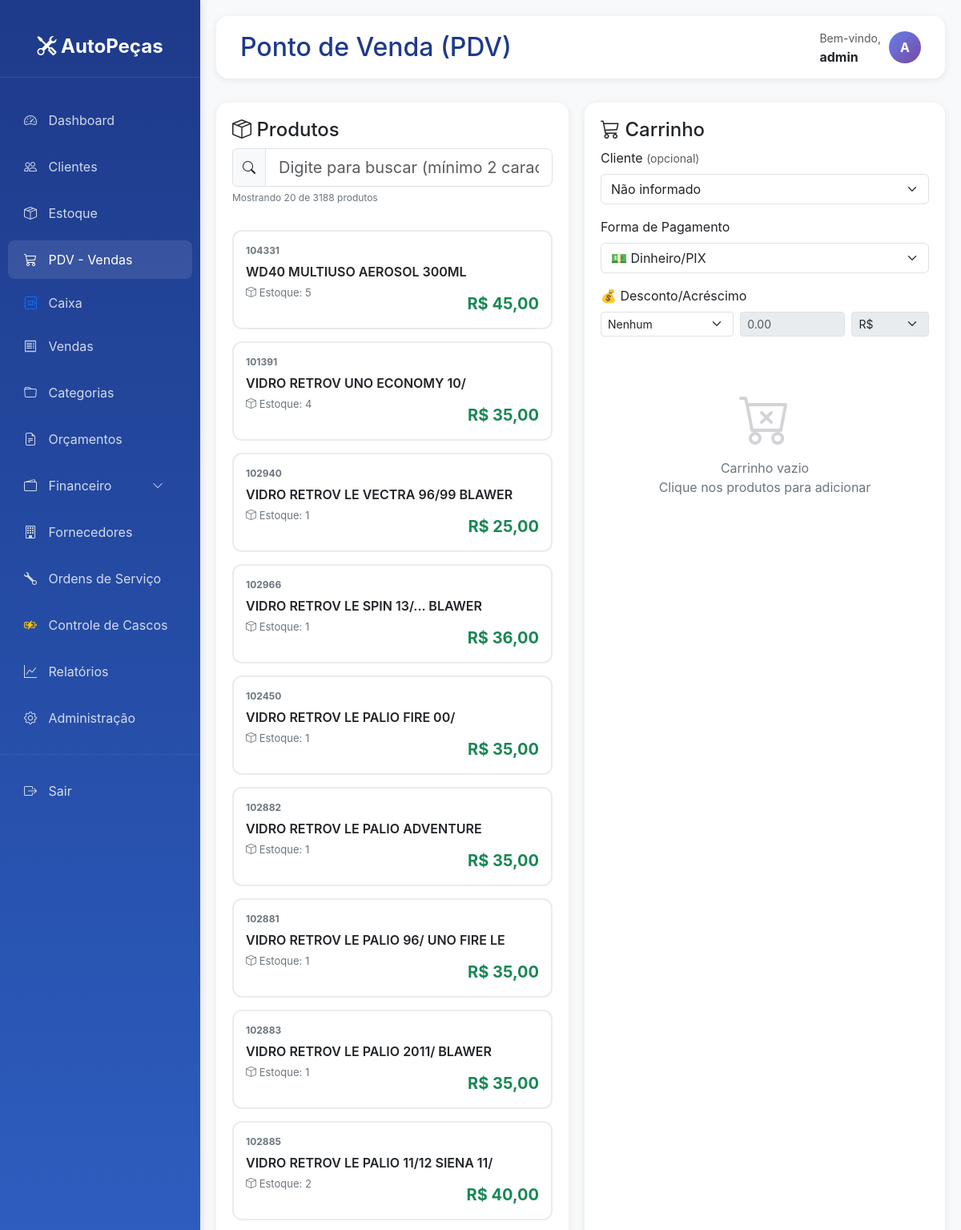
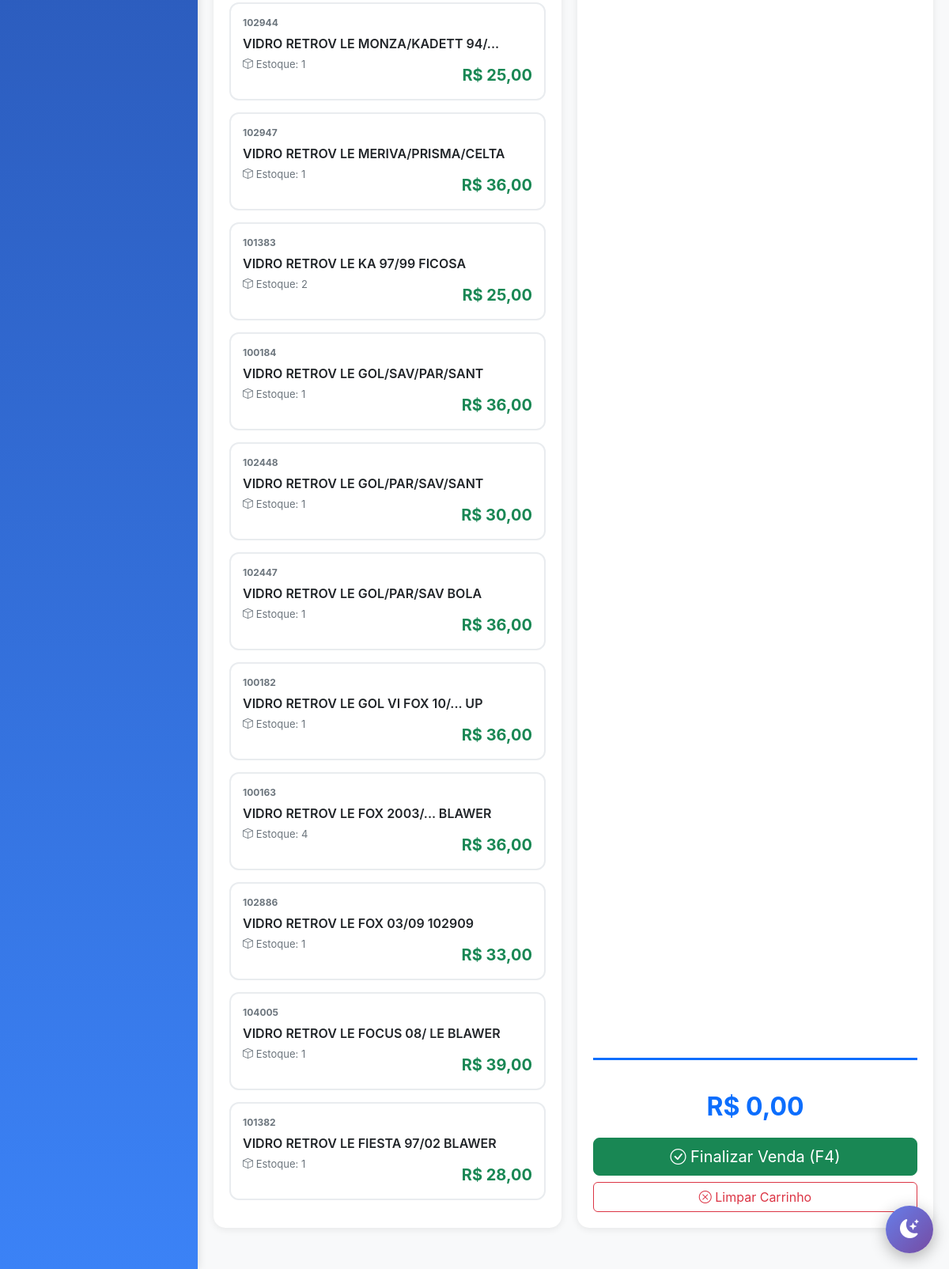
The app's page /pdv/ (signed in), older data (2 pictures, top to bottom).
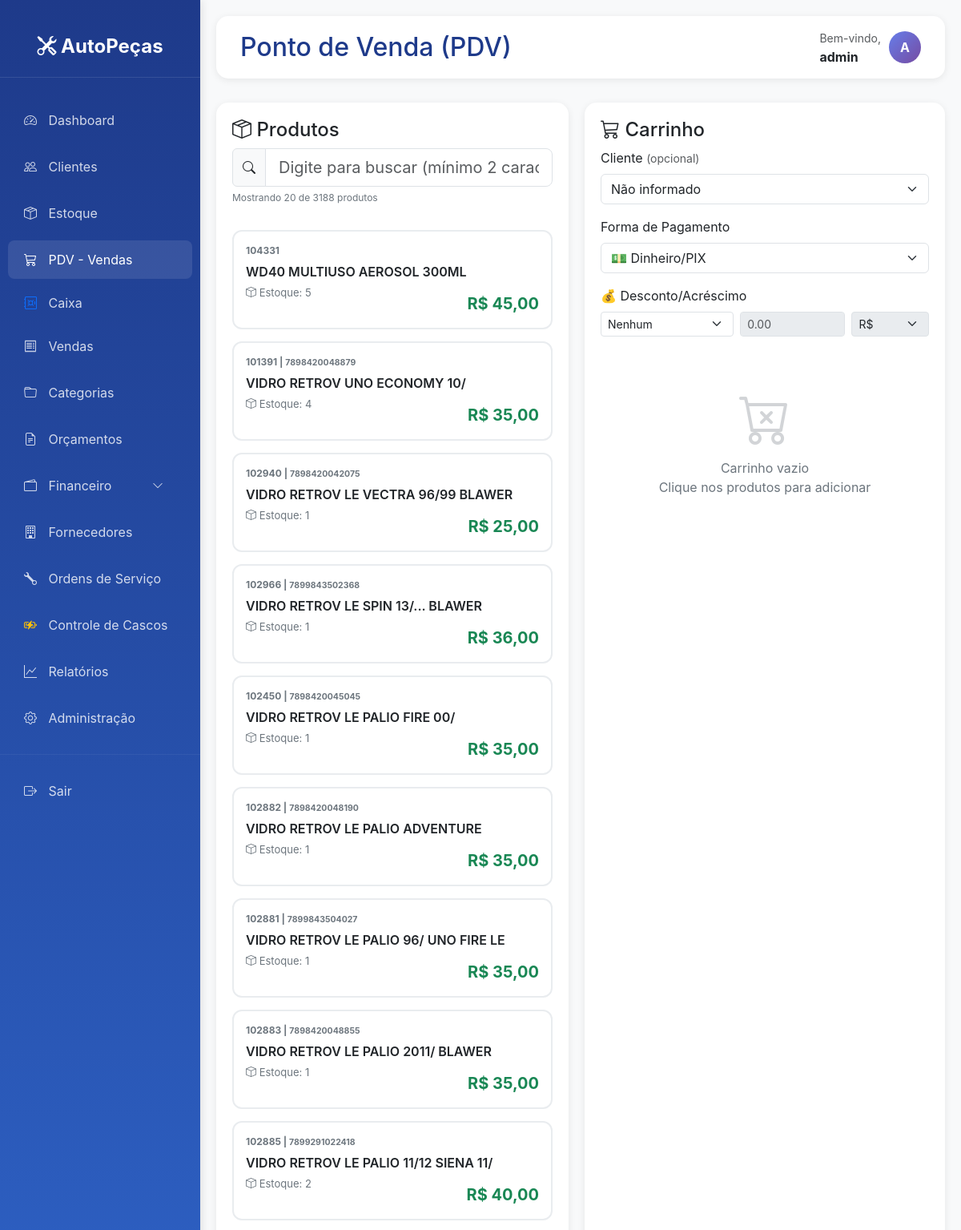
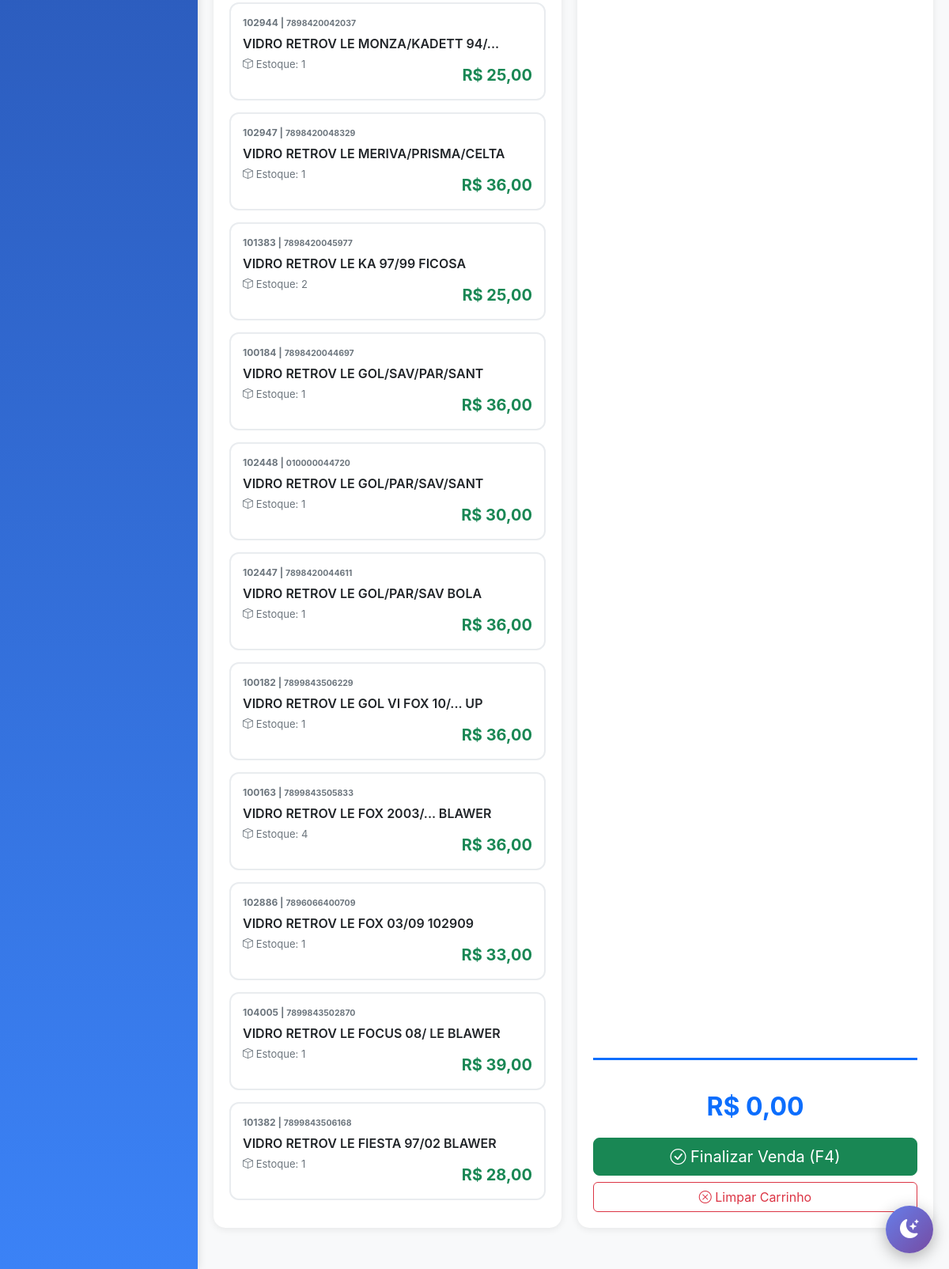
The same page, newer data (2 pictures, top to bottom).
### estoque/models.py (models this page shows, shortened)
class Produto(models.Model):
    codigo = models.CharField(
        max_length=50,
        unique=True,
        blank=True,  # ✅ Permite vazio no form
        verbose_name='Código Interno'
    )
    codigo_sku = models.CharField(
        max_length=50,
        unique=True,
        blank=True,
        null=True,  # ✅ Permite NULL no banco
        verbose_name='Código SKU'
    )
    codigo_barras = models.CharField(
        max_length=50,
        blank=True,
        null=True,
        verbose_name='Código de Barras/EAN'
    )
    referencia_fabricante = models.CharField(
        max_length=100,
        blank=True,
        null=True,
        verbose_name='Referência do Fabricante'
    )
    descricao = models.CharField(
        max_length=200,
        verbose_name='Descrição'
    )
    descricao_detalhada = models.TextField(
        blank=True,
        null=True,
        verbose_name='Descrição Detalhada'
    )
    categoria = models.ForeignKey(
        'Categoria',
        on_delete=models.SET_NULL,  # ✅ Mudado de PROTECT para SET_NULL
        blank=True,
        null=True,
        related_name='produtos',
        verbose_name='Categoria'
    )
    subcategoria = models.ForeignKey(
        'Subcategoria',
        on_delete=models.SET_NULL,
        blank=True,
        null=True,
        related_name='produtos',
        verbose_name='Subcategoria'
    )
    grupo = models.ForeignKey(
        'Grupo',
        on_delete=models.SET_NULL,
        blank=True,
        null=True,
        related_name='produtos',
        verbose_name='Grupo'
    )
    subgrupo = models.ForeignKey(
        'Subgrupo',
        on_delete=models.SET_NULL,
        blank=True,
        null=True,
        related_name='produtos',
        verbose_name='Subgrupo'
    )
    amperagem_bateria = models.ForeignKey(
        'AmperagemBateria',
        on_delete=models.SET_NULL,
        blank=True,
        null=True,
        related_name='produtos',
        verbose_name='Amperagem (Bateria)',
        help_text='Preencher apenas se o produto for uma bateria'
    )
    fabricante = models.ForeignKey(
        'Fabricante',
        on_delete=models.SET_NULL,  # ✅ Mudado de PROTECT para SET_NULL
        blank=True,
        null=True,
        related_name='produtos',
        verbose_name='Fabricante'
    )
    fornecedor_principal = models.ForeignKey(
        'Fornecedor',
        on_delete=models.SET_NULL,
        blank=True,
        null=True,
        related_name='produtos_principal',
        verbose_name='Fornecedor Principal',
        help_text='Fornecedor com melhor preço atual'
    )
    fornecedores_alternativos = models.ManyToManyField(
        'Fornecedor',
        blank=True,
        related_name='produtos_alternativos',
        verbose_name='Fornecedores Alternativos'
    )
    LOJA_CHOICES = [
        ('1', 'Loja 1'),
        ('2', 'Loja 2'),
    ]
    loja = models.CharField(
        max_length=1,
        choices=LOJA_CHOICES,
        default='1',  # ✅ Valor default
        blank=True,
        verbose_name='Loja'
    )
    setor = models.CharField(
        max_length=50,
        blank=True,
        null=True,
        default='',  # ✅ Valor default vazio
        verbose_name='Setor'
    )
    PRATELEIRA_CHOICES = [
        ('', 'Não definida'),
        ('A', 'Prateleira A'),
        ('B', 'Prateleira B'),
        ('C', 'Prateleira C'),
        ('D', 'Prateleira D'),
        ('E', 'Prateleira E'),
        ('F', 'Prateleira F'),
        ('G', 'Prateleira G'),
        ('H', 'Prateleira H'),
    ]
    prateleira = models.CharField(
        max_length=1,
        choices=PRATELEIRA_CHOICES,
        blank=True,
        null=True,
        default='',
        verbose_name='Prateleira'
    )
    divisao_prateleira = models.CharField(
        max_length=10,
        blank=True,
        null=True,
        default='',
        verbose_name='Divisão/Gaveta'
    )
    preco_custo = models.DecimalField(
        max_digits=10,
        decimal_places=2,
        default=Decimal('0.00'),  # ✅ Default 0
        blank=True,
        null=True,
        verbose_name='Preço de Custo'
    )
    preco_venda_dinheiro = models.DecimalField(
        max_digits=10,
        decimal_places=2,
        default=Decimal('0.00'),
        blank=True,
        null=True,
        verbose_name='Preço à Vista (Dinheiro)'
    )
    preco_venda_debito = models.DecimalField(
        max_digits=10,
        decimal_places=2,
        blank=True,
        null=True,
        default=Decimal('0.00'),
        verbose_name='Preço no Débito'
    )
    preco_venda_credito = models.DecimalField(
        max_digits=10,
        decimal_places=2,
        blank=True,
        null=True,
        default=Decimal('0.00'),
        verbose_name='Preço no Crédito'
    )
    preco_atacado = models.DecimalField(
        max_digits=10,
        decimal_places=2,
        blank=True,
        null=True,
        default=Decimal('0.00'),
        verbose_name='Preço Atacado'
    )
    quantidade_minima_atacado = models.IntegerField(
        default=10,
        blank=True,
        null=True,
        verbose_name='Qtd Mínima p/ Atacado'
    )
    preco_promocional = models.DecimalField(
        max_digits=10,
        decimal_places=2,
        blank=True,
        null=True,
        default=Decimal('0.00'),
        verbose_name='Preço Promocional'
    )
    estoque_atual = models.IntegerField(
        default=0,  # ✅ Default 0
        blank=True,
        verbose_name='Estoque Atual'
    )
    estoque_reservado = models.IntegerField(
        default=0,
        blank=True,
        verbose_name='Estoque Reservado'
    )
    estoque_minimo = models.IntegerField(
        default=0,
        blank=True,
        verbose_name='Estoque Mínimo'
    )
    estoque_maximo = models.IntegerField(
        default=0,
        blank=True,
        verbose_name='Estoque Máximo'
    )
    quantidade_reposicao = models.IntegerField(
        default=0,
        blank=True,
        verbose_name='Qtd Sugerida para Reposição'
    )
    versoes_compativeis = models.ManyToManyField(
        'VeiculoVersao',
        blank=True,
        related_name='produtos',
        verbose_name='Versões Compatíveis',
        help_text='Selecione todas as versões de veículos compatíveis'
    )
    aplicacao_generica = models.TextField(
        blank=True,
        null=True,
        default='',
        verbose_name='Aplicação Genérica',
        help_text='Texto livre para descrever compatibilidade'
    )
    peso = models.DecimalField(
        max_digits=8,
        decimal_places=3,
        blank=True,
        null=True,
        default=Decimal('0.000'),
        verbose_name='Peso (kg)'
    )
    comprimento = models.DecimalField(
        max_digits=8,
        decimal_places=2,
        blank=True,
        null=True,
        default=Decimal('0.00'),
        verbose_name='Comprimento (cm)'
    )
    largura = models.DecimalField(
        max_digits=8,
        decimal_places=2,
        blank=True,
        null=True,
        default=Decimal('0.00'),
        verbose_name='Largura (cm)'
    )
    altura = models.DecimalField(
        max_digits=8,
        decimal_places=2,
        blank=True,
        null=True,
        default=Decimal('0.00'),
        verbose_name='Altura (cm)'
    )
    ncm = models.CharField(
        max_length=10,
        blank=True,
        null=True,
        default='',
        verbose_name='NCM'
    )
    UNIDADE_CHOICES = [
        ('UN', 'Unidade'),
        ('PC', 'Peça'),
        ('CJ', 'Conjunto'),
        ('KIT', 'Kit'),
        ('PAR', 'Par'),
        ('JG', 'Jogo'),
        ('CX', 'Caixa'),
        ('MT', 'Metro'),
        ('LT', 'Litro'),
        ('KG', 'Quilograma'),
    ]
    unidade_medida = models.CharField(
        max_length=5,
        choices=UNIDADE_CHOICES,
        default='UN',
        blank=True,
        verbose_name='Unidade de Medida'
    )
    garantia_meses = models.IntegerField(
        default=0,
        blank=True,
        null=True,
        verbose_name='Garantia (meses)'
    )
    ativo = models.BooleanField(
        default=True,  # ✅ Default True
        verbose_name='Produto Ativo'
    )
    destaque = models.BooleanField(
        default=False,
        verbose_name='Em Destaque'
    )
    promocao = models.BooleanField(
        default=False,
        verbose_name='Em Promoção'
    )
    imagem = models.ImageField(
        upload_to='produtos/',
        blank=True,
        null=True,
        verbose_name='Imagem Principal'
    )
    aplicar_imposto_4 = models.BooleanField(
        default=False,
        verbose_name='Aplicar Imposto 4% (Simples Nacional)',
        help_text='Marca se este produto deve ter 4% de imposto incluído no preço final'
    )
    preco_customizado_cartao = models.BooleanField(
        default=False,
        verbose_name='Usar Preços Customizados no Cartão',
        help_text='Se marcado, você define preços manualmente por parcela. Se desmarcado, usa taxa automática.'
    )
    preco_credito_2x = models.DecimalField(
        max_digits=10,
        decimal_places=2,
        blank=True,
        null=True,
        verbose_name='Preço Crédito 2x',
        help_text='Preço customizado para 2 parcelas'
    )
    preco_credito_3x = models.DecimalField(
        max_digits=10,
        decimal_places=2,
        blank=True,
        null=True,
        verbose_name='Preço Crédito 3x'
    )
    preco_credito_4x = models.DecimalField(
        max_digits=10,
        decimal_places=2,
        blank=True,
        null=True,
        verbose_name='Preço Crédito 4x'
    )
    preco_credito_5x = models.DecimalField(
        max_digits=10,
        decimal_places=2,
        blank=True,
        null=True,
        verbose_name='Preço Crédito 5x'
    )
    preco_credito_6x = models.DecimalField(
        max_digits=10,
        decimal_places=2,
        blank=True,
        null=True,
        verbose_name='Preço Crédito 6x'
    )
    preco_credito_7x = models.DecimalField(
        max_digits=10,
        decimal_places=2,
        blank=True,
        null=True,
        verbose_name='Preço Crédito 7x'
    )
    preco_credito_8x = models.DecimalField(
        max_digits=10,
        decimal_places=2,
        blank=True,
        null=True,
        verbose_name='Preço Crédito 8x'
    )
    preco_credito_9x = models.DecimalField(
        max_digits=10,
        decimal_places=2,
        blank=True,
        null=True,
        verbose_name='Preço Crédito 9x'
    )
    preco_credito_10x = models.DecimalField(
        max_digits=10,
        decimal_places=2,
        blank=True,
        null=True,
        verbose_name='Preço Crédito 10x'
    )
    preco_credito_11x = models.DecimalField(
        max_digits=10,
        decimal_places=2,
        blank=True,
        null=True,
        verbose_name='Preço Crédito 11x'
    )
    preco_credito_12x = models.DecimalField(
        max_digits=10,
        decimal_places=2,
        blank=True,
        null=True,
        verbose_name='Preço Crédito 12x'
    )
    observacoes = models.TextField(
        blank=True,
        null=True,
        default='',
        verbose_name='Observações'
    )
    data_cadastro = models.DateTimeField(
        auto_now_add=True,
        verbose_name='Data de Cadastro'
    )
    data_atualizacao = models.DateTimeField(
        auto_now=True,
        verbose_name='Última Atualização'
    )
    class Meta:
        verbose_name = 'Produto'
        verbose_name_plural = 'Produtos'
        ordering = ['descricao']
        indexes = [
            models.Index(fields=['codigo']),
            models.Index(fields=['codigo_sku']),
            models.Index(fields=['codigo_barras']),
            models.Index(fields=['categoria', 'subcategoria']),
        ]

### core/views.py (the view)
# urls.py: path('pdv/', core_views.pdv, name='pdv'),
@login_required
def pdv(request):
    clientes = Cliente.objects.filter(ativo=True).order_by('nome')
    produtos_iniciais = Produto.objects.filter(
        ativo=True,
        estoque_atual__gt=0  # Apenas com estoque
    ).select_related('categoria', 'fabricante').order_by('-id')[:20]
    context = {
        'clientes': clientes,
        'produtos': produtos_iniciais,  # Apenas 20 iniciais
        'total_produtos': Produto.objects.filter(ativo=True).count(),  # Total para mostrar
    }
    return render(request, 'core/pdv.html', context)

### templates/core/pdv.html (shortened to what the changed rows need)
{% extends 'base.html' %}
{% block page_title %}Ponto de Venda (PDV){% endblock %}
{% block content %}
<div class="pdv-container">
    <div class="produtos-section">
        <div id="lista-produtos" class="mt-3">
            {% for produto in produtos %}
            <div class="produto-card {% if produto.estoque_atual <= 0 %}sem-estoque{% endif %}"
                 data-id="{{ produto.id }}"
                 data-codigo="{{ produto.codigo }}"
                 data-codigo-barras="{% if produto.codigo_barras %}{{ produto.codigo_barras }}{% endif %}"
                 data-descricao="{{ produto.descricao }}"
                 data-preco="{{ produto.preco_venda_dinheiro }}"
                 data-estoque="{{ produto.estoque_atual }}">
                <div class="produto-codigo">
                    {{ produto.codigo }}
                    {% if produto.codigo_barras %} | <small>{{ produto.codigo_barras }}</small>{% endif %}
                </div>
                <div class="produto-nome">{{ produto.descricao }}</div>
                <div class="row">
                    <div class="col-6">
                        <div class="produto-estoque {% if produto.estoque_atual <= 0 %}alerta{% endif %}">
                            <i class="bi bi-box"></i> Estoque: {{ produto.estoque_atual }}
                        </div>
                    </div>
                    <div class="col-6 text-end">
                        <div class="produto-preco">R$ {{ produto.preco_venda_dinheiro }}</div>
                    </div>
                </div>
            </div>
            {% empty %}
            <div class="text-center text-muted p-5">
                <i class="bi bi-inbox" style="font-size: 48px;"></i>
                <p>Nenhum produto disponível</p>
            </div>
            {% endfor %}
        </div>
    </div>
</div>
{% endblock %}

Row changes from the older to the newer data that the page shows:
changed Produto "VIDRO RETROV UNO ECONOMY 10/": codigo_barras (not shown) → "7898420048879"
changed Produto "VIDRO RETROV LE VECTRA 96/99 BLAWER": codigo_barras (not shown) → "7898420042075"
changed Produto "VIDRO RETROV LE SPIN 13/... BLAWER": codigo_barras (not shown) → "7899843502368"
changed Produto "VIDRO RETROV LE PALIO FIRE 00/": codigo_barras (not shown) → "7898420045045"
changed Produto "VIDRO RETROV LE PALIO ADVENTURE": codigo_barras (not shown) → "7898420048190"
changed Produto "VIDRO RETROV LE PALIO 96/ UNO FIRE LE": codigo_barras (not shown) → "7899843504027"
changed Produto "VIDRO RETROV LE PALIO 2011/ BLAWER": codigo_barras (not shown) → "7898420048855"
changed Produto "VIDRO RETROV LE PALIO 11/12 SIENA 11/": codigo_barras (not shown) → "7899291022418"
changed Produto "VIDRO RETROV LE MONZA/KADETT 94/...": codigo_barras (not shown) → "7898420042037"
changed Produto "VIDRO RETROV LE MERIVA/PRISMA/CELTA": codigo_barras (not shown) → "7898420048329"
changed Produto "VIDRO RETROV LE KA 97/99 FICOSA": codigo_barras (not shown) → "7898420045977"
changed Produto "VIDRO RETROV LE GOL/SAV/PAR/SANT": codigo_barras (not shown) → "7898420044697"
changed Produto "VIDRO RETROV LE GOL/PAR/SAV/SANT": codigo_barras (not shown) → "010000044720"
changed Produto "VIDRO RETROV LE GOL/PAR/SAV BOLA": codigo_barras (not shown) → "7898420044611"
changed Produto "VIDRO RETROV LE GOL VI FOX 10/... UP": codigo_barras (not shown) → "7899843506229"
changed Produto "VIDRO RETROV LE FOX 2003/... BLAWER": codigo_barras (not shown) → "7899843505833"
changed Produto "VIDRO RETROV LE FOX 03/09 102909": codigo_barras (not shown) → "7896066400709"
changed Produto "VIDRO RETROV LE FOCUS 08/ LE BLAWER": codigo_barras (not shown) → "7899843502870"
changed Produto "VIDRO RETROV LE FIESTA 97/02 BLAWER": codigo_barras (not shown) → "7899843506168"
